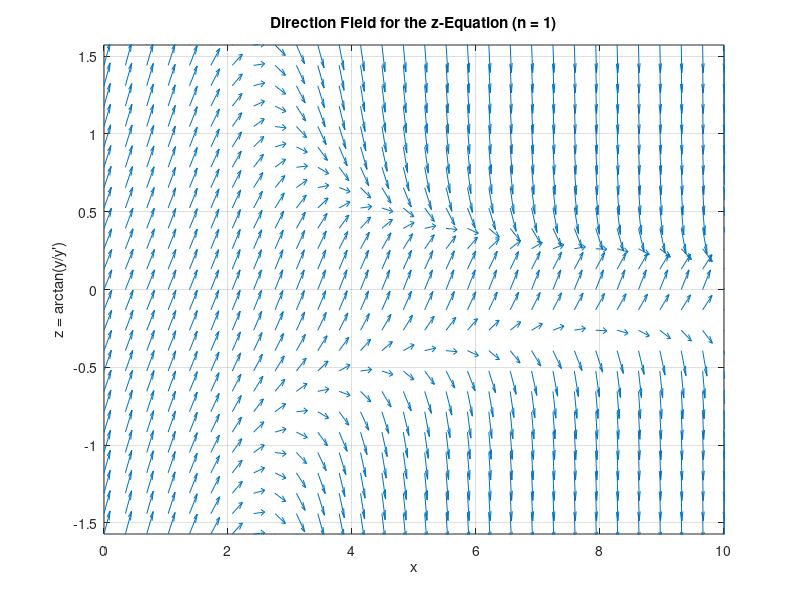
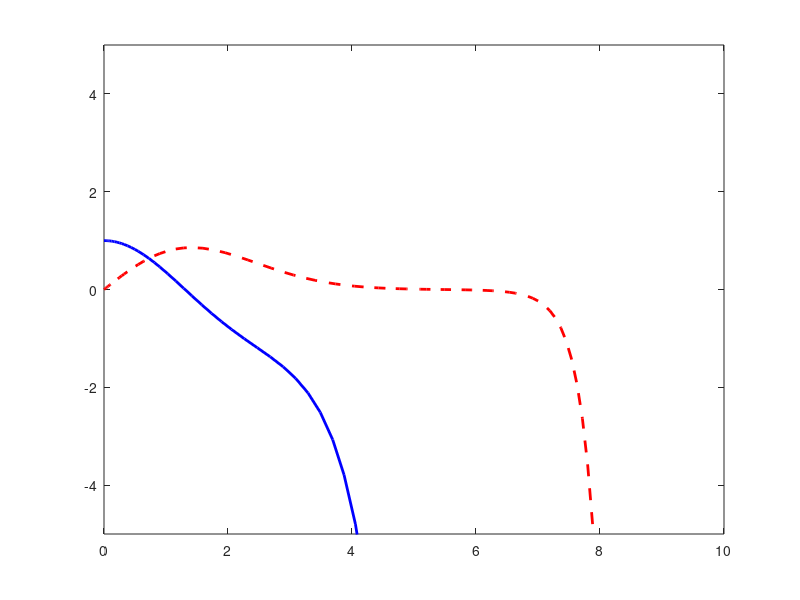

The MATLAB script that drew these images, in order: (Note: this script raises an error after producing the figures.)
%% Differential Equations Final Project -- PART 2: Parabolic Cylinder Equation
% shima samadi , mahyas javaheri
% Term: 1404_05 Second Semester | Instructor: Dr. Shameli

clc;
clear;
close all;
fprintf('\n============================================================\n');
fprintf('PART 2: Parabolic Cylinder Equation\n');
fprintf('============================================================\n');
fprintf(['a) Derivation: let z = arctan(y/y''), i.e. y = r*sin(z), y'' = r*cos(z)\n' ...
         '   (Pruefer transformation). Differentiating both relations and using\n' ...
         '   the original ODE  y'''' = -(n + 0.5 - x^2/4)*y  to eliminate y'''', the r''\n' ...
         '   terms cancel between the two equations and what remains is a single\n' ...
         '   first-order ODE purely in z:\n' ...
         '       dz/dx = cos(z)^2 + (n + 0.5 - x^2/4) * sin(z)^2\n\n']);
n_vals = [1, 5, 15];
xspan2 = [0, 10];
colors = {'b', 'r', 'g'};
x_c2_all = cell(1, length(n_vals));
Y_c2_all = cell(1, length(n_vals));
x_turn_all = zeros(1, length(n_vals));
for idx = 1:length(n_vals)
    n = n_vals(idx);
    x_turn = 2*sqrt(n + 0.5);
    x_turn_all(idx) = x_turn;
    fprintf('------------------------------------------------------------\n');
    fprintf('n = %d\n', n);
    fprintf('-----------------------------------------------------------\n');
    % b) Direction field of the z-equation for this n, x in [0,10], z in [-pi/2,pi/2]
    [X, Z] = meshgrid(linspace(0, 10, 30), linspace(-pi/2, pi/2, 25));
    DZ = cos(Z).^2 + (n + 0.5 - X.^2/4).*sin(Z).^2;
    DX = ones(size(DZ));
    Lm = sqrt(DX.^2 + DZ.^2);
    DX = DX./Lm; DZ = DZ./Lm;
    figure('Name', sprintf('Part 2: Direction Field (n=%d)', n), 'NumberTitle', 'off');
    quiver(X, Z, DX, DZ, 0.5);
    grid on;
    xlabel('x');
    ylabel('z = arctan(y/y'')');
    title(sprintf('Direction Field for the z-Equation (n = %d)', n));
    axis([0 10 -pi/2 pi/2]);
    fprintf('b) Turning point: x_t = 2*sqrt(n+0.5) = %.4f\n', x_turn);
    fprintf(['   Prediction: for x < x_t, (n+0.5-x^2/4) > 0, so dz/dx = cos(z)^2 +\n' ...
             '   (positive)*sin(z)^2 >= 0 everywhere -> z keeps advancing through\n' ...
             '   increasing angles -> y = r*sin(z) crosses zero repeatedly ->\n' ...
             '   OSCILLATORY behaviour near x = 0.\n' ...
             '   For x > x_t, (n+0.5-x^2/4) < 0, so dz/dx = cos(z)^2 - |...|*sin(z)^2\n' ...
             '   can go negative; z then settles near a fixed angle instead of\n' ...
             '   advancing through further cycles -> y stops crossing zero -> the\n' ...
             '   original solution becomes MONOTONIC (grows or decays) for x > x_t.\n' ...
             '   So yes: x_t is exactly the critical value where the qualitative\n' ...
             '   behaviour of y(x) is expected to change.\n\n']);
    % c)Numerical solution of the ORIGINAL equation for this n, both IC sets,
    %    plotted together
    ode_p2 = @(x, Y) [Y(2); -(n + 0.5 - x^2/4)*Y(1)];
    [x_c1, Y_c1] = ode45(ode_p2, xspan2, [1; 0]);   % y(0)=1, y'(0)=0
    [x_c2, Y_c2] = ode45(ode_p2, xspan2, [0; 1]);   % y(0)=0, y'(0)=1
    x_c2_all{idx} = x_c2;
    Y_c2_all{idx} = Y_c2;
    figure('Name', sprintf('Part 2: Solutions for n = %d', n), 'NumberTitle', 'off');
    plot(x_c1, Y_c1(:,1), 'b-', 'LineWidth', 2);ylim([-5, 5]);
    hold on;
    plot(x_c2, Y_c2(:,1), 'r--', 'LineWidth', 2);ylim([-5, 5]);
    xline(x_turn, 'k:', 'LineWidth', 1.5);
    grid on;
    xlabel('x');
    ylabel('y(x)');
    title(sprintf('Parabolic Cylinder Solotion for n=%d (dotted line = turning point)', n));
    legend('y(0)=1, y''(0)=0', 'y(0)=0, y''(0)=1', 'x_t (turning point)');
    % Quantitative check: does the oscillation actually stop near x_ t, as predicted?
    before_mask = x_c2 < x_turn;
    after_mask  = x_c2 >= x_turn;
    zc_before = sum(diff(sign(Y_c2(before_mask,1))) ~= 0);
    zc_after  = sum(diff(sign(Y_c2(after_mask,1))) ~= 0);
    fprintf('c) Zero-crossings of the y(0)=0 solution: %d for x < x_t, %d for x >= x_t.\n', ...
            zc_before, zc_after);
    fprintf(['   This is consistent with the prediction from part (b): the solution\n' ...
             '   oscillates below the turning point ane the crossing rate drops off\n' ...
             '   above it. Ths cutoff is sharpest for larger n (an asymptotic/WKB-type\n' ...
             '   result),so for n =1 the transition is only mild, while for n = 15 the\n' ...
             '   oscillation essentially stops entirely once x >= x_t.\n\n']);
    % d)/e) Compare to the previous n value
    if idx > 1
        fprintf('%s) Comparing n = %d to n = %d:\n', 'd/e', n, n_vals(idx-1));
        fprintf('   Turning point moved from x_t = %.4f to x_t = %.4f.\n', ...
                x_turn_all(idx-1), x_turn);
        fprintf(['   The oscillatory region is wider, and within it the local\n' ...
                 '   "frequency" sqrt(n+0.5-x^2/4) is larger, so the n = %d curve\n' ...
                 '   oscillates faster (shorter local wavelength) and keeps oscillating\n' ...
                 '   over a longer stretch of x before transitioning to monotonic growth,\n' ...
                 '   compared to n = %d.\n\n'], n, n_vals(idx-1));
    end
end
fprintf('------------------------------------------------------------\n');
fprintf(['e) Overall trend as n increases (1 -> 5 -> 15): the turning point\n' ...
         '   x_t = 2*sqrt(n+0.5) grows (%.3f -> %.3f -> %.3f), the oscillatory region\n' ...
         '   widens, the oscillations get faster, and the eventual monotonic\n' ...
         '   growth beyond x_t becomes steeper for larger n.\n\n'], ...
         x_turn_all(1), x_turn_all(2), x_turn_all(3));
% f) Overlay comparison of the y(0)=0 solutions for n = 1,5, 15
figure('Name', 'Part 2: Comparison of y(0)=0 Solutions Across n', 'NumberTitle', 'off');
hold on;
for i = 1:length(n_vals)
    plot(x_c2_all{i}, Y_c2_all{i}(:,1), colors{i}, 'LineWidth', 2, ...
         'DisplayName', sprintf('n=%d', n_vals(i)));
end
grid on;
xlabel('x');
ylabel('y(x)');
title('Comparison of y(0)=0, y''(0)=1 Solutions for n = 1, 5, 15');
legend('show');
fprintf('------------------------------------------------------------\n');
fprintf(['f) Comparing all three y(0) = 0 solutions:\n' ...
         '   Similarities:\n' ...
         '     - All three curves start at the identical initial state\n' ...
         '       (y(0) = 0, y''(0) = 1).\n' ...
         '     - All exhibit oscillatory behaviour for x < x_t and transition to\n' ...
         '       monotonic (exponential-like) growth for x > x_t.\n' ...
         '   Differences:\n' ...
         '     - As n increases (1 -> 5 -> 15), the turning point\n' ...
         '       x_t = 2*sqrt(n+0.5) moves further to the right (x_t = %.2f -> %.2f -> %.2f).\n' ...
         '     - Higher n values give a higher oscillation frequency in the range\n' ...
         '       0 <= x < x_t, and the eventual monotonic growth sets in later but\n' ...
         '       rises more steeply.\n\n'], x_turn_all(1), x_turn_all(2), x_turn_all(3));
fprintf('--- Part 2 Execution Completed Successfully ---\n');
